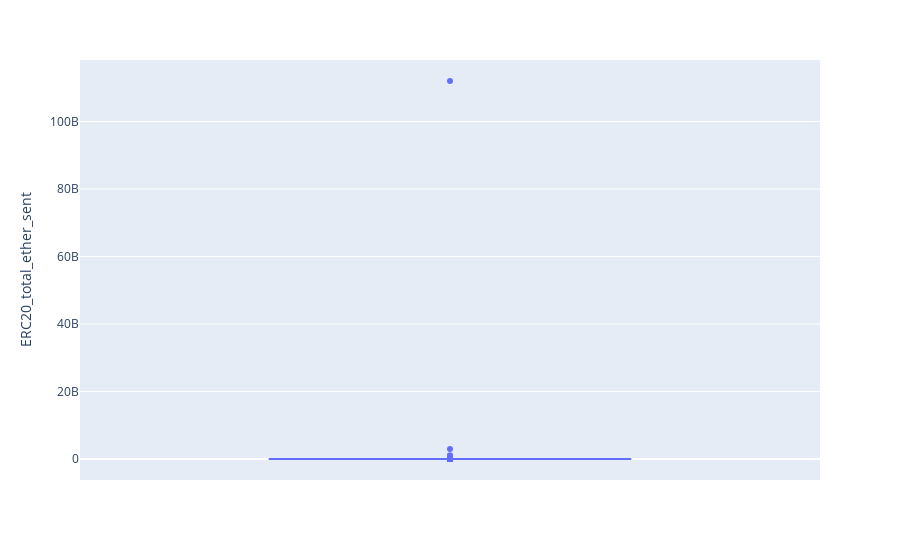

Here is the notebook cell this chart was saved with:
### Code cell
px.box(X,y=null_valued_numeric_cols[2])

### Figure 1 — Plotly figure (JSON) as saved in the notebook; plotly's stock layout.template omitted (floating-point values rounded to 4 significant figures; data arrays with more than 128 entries replaced by an {"elided": "..."} marker saying what was removed)
{"data": [{"alignmentgroup": "True", "hovertemplate": "ERC20_total_ether_sent=%{y}<extra></extra>", "legendgroup": "", "marker": {"color": "#636efa"}, "name": "", "notched": false, "offsetgroup": "", "orientation": "v", "showlegend": false, "type": "box", "x0": " ", "xaxis": "x", "y": {"elided": "9841 float values"}, "y0": " ", "yaxis": "y"}], "layout": {"boxmode": "group", "legend": {"tracegroupgap": 0}, "margin": {"t": 60}, "xaxis": {"anchor": "y", "domain": [0, 1]}, "yaxis": {"anchor": "x", "domain": [0, 1], "title": {"text": "ERC20_total_ether_sent"}}}}
